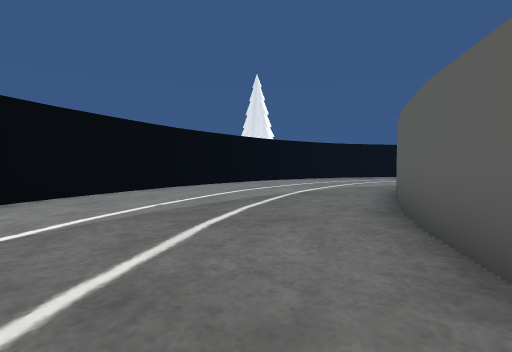
view 1 (above)

17 first-person views from a walk through a Unity game level. The camera is 1.4 m above the floor, tilts 2° down and sees 80° across. The floor is counted in squares, 2 m on a side. Each view is taken from the middle of a square. On the plan, view 1 faces up. The plan holds only what a view shows up to about 10 squares ahead; the rest is blank. The place goes on beyond the plan. The player is left out.

view 2
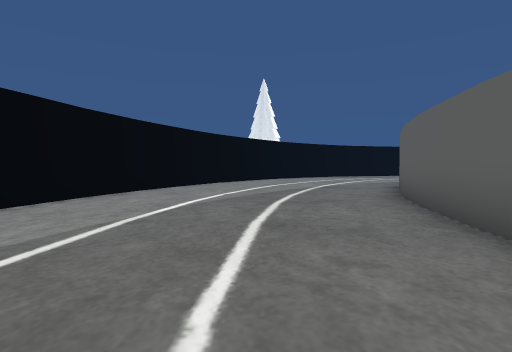

view 3
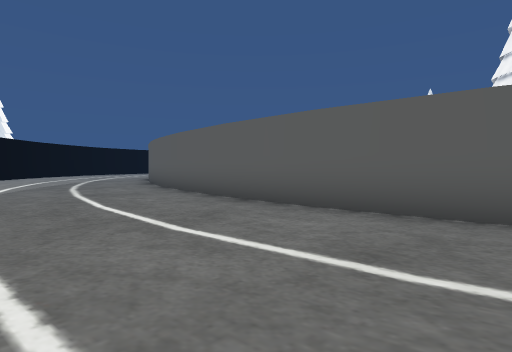

view 4
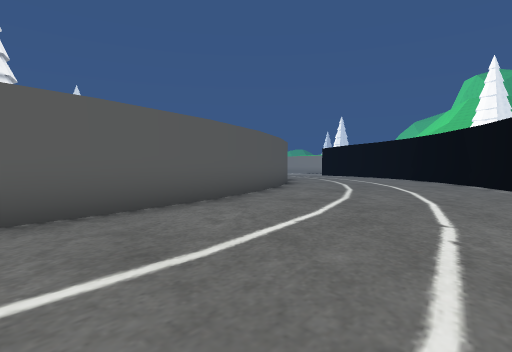

view 5
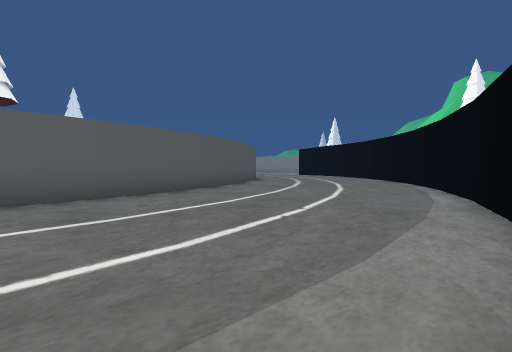

view 6
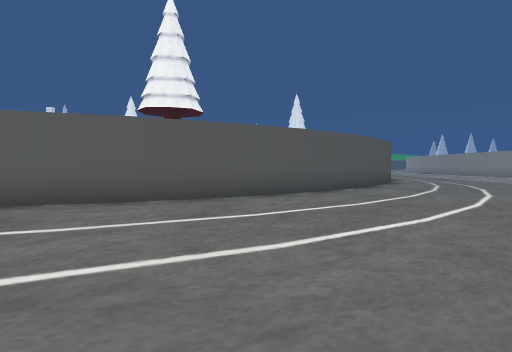

view 7
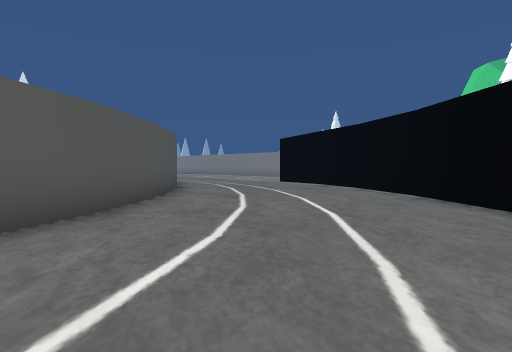

view 8
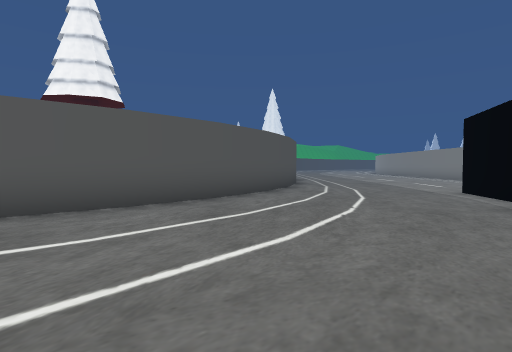

view 9
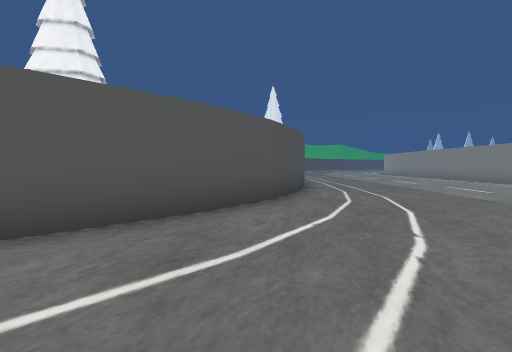

view 10
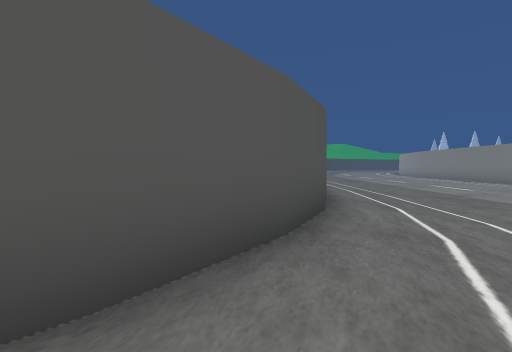

view 11
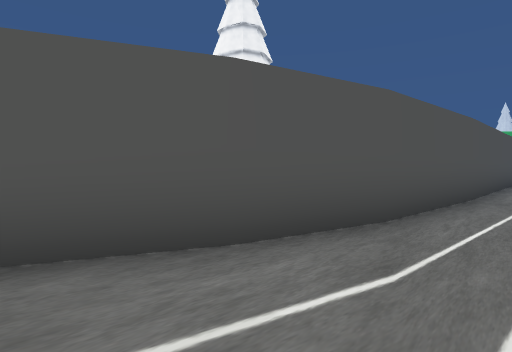

view 12
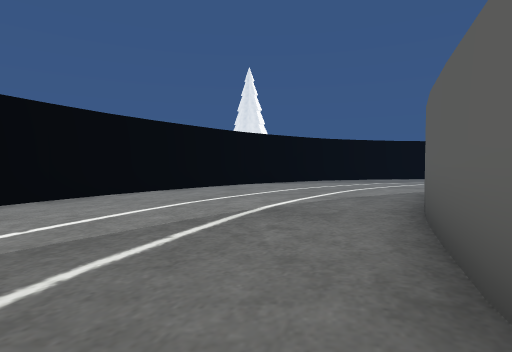

view 13
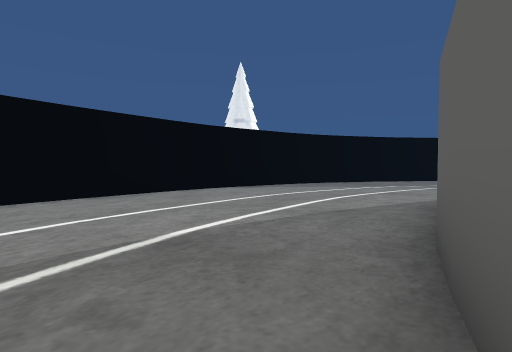

view 14
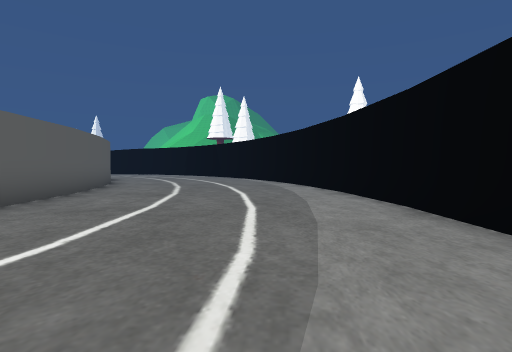

view 15
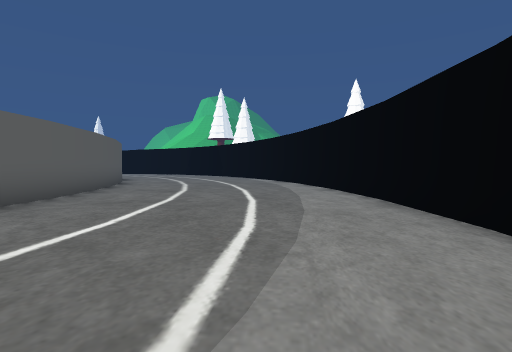

view 16
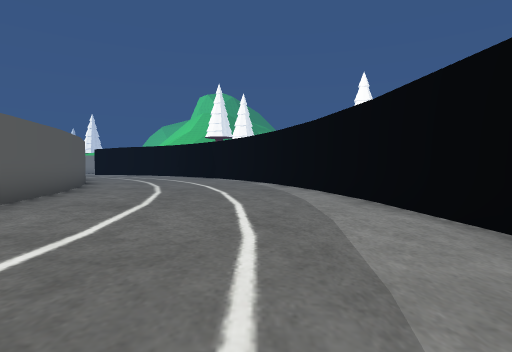

view 17
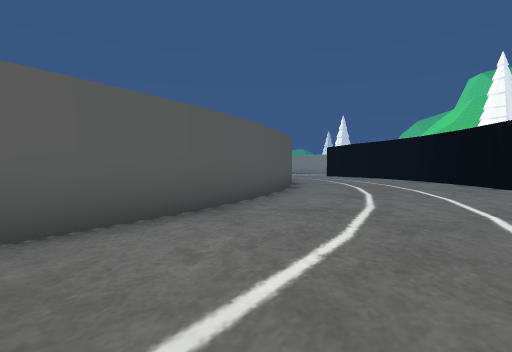

### Floor plan
Key: @ floor where view 1 was taken; # wall or solid block; . floor.
Columns run from 5 left of view 1 to 17 right of it. Each row starts with its distance up from view 1.
 15        ......
 14       .......
 13      ........
 12     ........
 11    ........
 10    ........
  9   ........
  8   .......#
  7   .......#
  6  .......##
  5  .......#
  4  ......##
  3  ......#
  2 .......#
  1 .......#
  0 .....@.#
 -1 .......#
 -2 .......#
 -3 .......#
 -4 .......#
 -5 .......#
 -6 .......#
 -7 #......#
 -8 #......##
 -9 #.......#
-10 #.......##
-11 ##.......#
-12   .......##
-13    .......#
-14   #.......##
-15   ##.......##
-16    ##.......###
-17     #.........###
-18     ##..........#######
-19        ................
-20          .............
-21           #...........

Positions as (right, up) in squares from view 1, and headings:
1: (0, 0), facing up
2: (-1, -2), facing up
3: (-3, -6), facing up-right
4: (-3, -4), facing down-right
5: (-5, -4), facing down-right
6: (-3, -12), facing right
7: (0, -12), facing down-right
8: (1, -17), facing right
9: (3, -17), facing right
10: (6, -17), facing right
11: (9, -20), facing up-right
12: (1, 3), facing up
13: (2, 5), facing up
14: (-3, 2), facing down
15: (-3, 3), facing down
16: (-3, 0), facing down
17: (-2, -5), facing down-right
